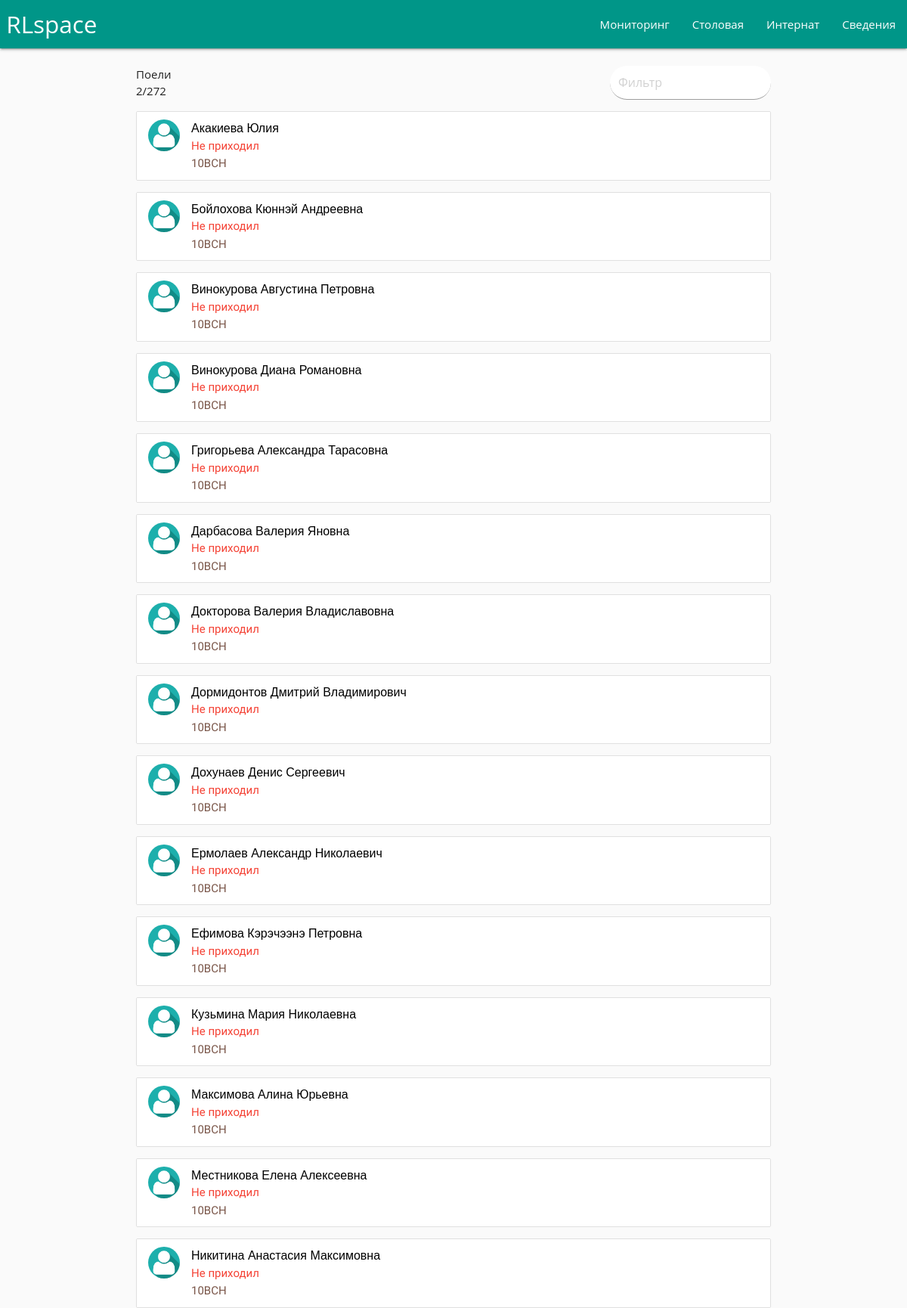
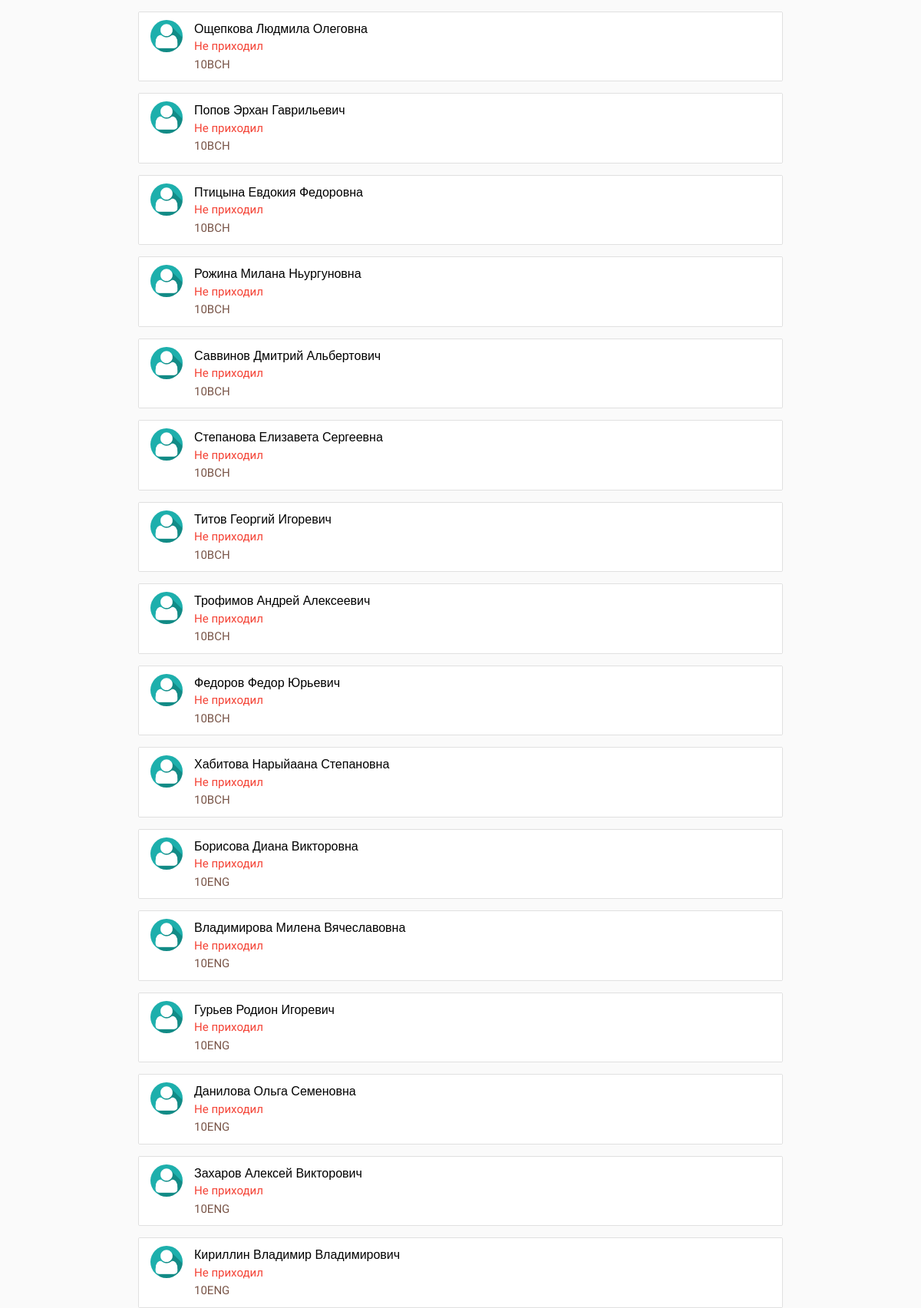
The app's page /canteen/ (upper part) with its own data (2 pictures, top to bottom).
### main/models.py (models this page shows, shortened)
class Pupil(models.Model):
    index       = models.CharField(max_length = 50)
    qrcode      = models.CharField(max_length = 50)
    name        = models.CharField(max_length = 50)
    grade       = models.CharField(max_length = 50, choices = GRADE)
    location    = models.CharField(max_length = 50, choices = LOCATION)
    eating      = models.BooleanField(default = False)
    inboard     = models.BooleanField(default = True)
    status      = models.CharField(max_length = 50, default = "absent", choices = STATUS)
    arrive_time	   = models.TimeField('time arrive', null = True, blank = True)
    photo     	   = models.ImageField(upload_to = "images/", default = "images/default.jpg")
    non_attendance = models.IntegerField(default = 0);

### main/views.py (the view)
# urls.py: url(r'^canteen/$',                              views.canteen,     name = 'canteen'),
def canteen(request):
    context = {}
    pupils = Pupil.objects.all()
    pupils_list = sorted(pupils, key=operator.attrgetter('grade','name'))
    context["pupils"] = pupils_list
    context["eating_amt"] = len(Pupil.objects.filter(eating = True))
    context["pupils_amt"] = len(pupils)
    request = render(request, 'main/canteen.html', context)
    return request

### main/templates/main/canteen.html (shortened to what this page needs)
{% include 'main/header.html' %}
<div class = "container">
    <div class = "row">
        <span style="display: flex;">
            <p class="left"> Поели {{eating_amt}}/{{pupils_amt}}</p>
            <input class = "filter right col s4 offset-s8" placeholder="Фильтр" style = "background: white; border-radius: 40px; ">
        </span>
        {% for pupil in pupils %}
        <filtertag>
            <a href = "/profile/{{pupil.id}}">
                <ul class="collection">
                    <li class="collection-item avatar">
                        <img src="/media/{{ pupil.photo }}" alt="" class="circle img-responsive">
                        <span class="title black-text">{{ pupil.name }}</span>
                        <p>
                            {% if pupil.eating %}
                                <font class = "green-text">Приходил</font>
                            {% else %}
                                <font class = "red-text">Не приходил</font>
                            {% endif %} <br>
                            <font class = "brown-text" >{{ pupil.grade }} </font>
                        </p>
                    </li>
                </ul>
            </a>
        </filtertag>
        {% endfor %}
    </div>
</div>
{% include 'main/footer.html' %}

### main/static/css/clock.css (style rules this page uses)
* { margin: 0; padding: 0; box-sizing: border-box; }
@media only screen and (min-width: 768px) { .title { font: 48px Arial; } }

### main/templates/main/header.html (style rules this page uses)
* { font-family: 'Arimo', sans-serif; }

### records on screen
Pupil: photo (placeholder picture), name "Акакиева Юлия", eating "Не приходил", grade "10BCH"
Pupil: photo (placeholder picture), name "Бойлохова Кюннэй Андреевна", eating "Не приходил", grade "10BCH"
Pupil: photo (placeholder picture), name "Винокурова Августина Петровна", eating "Не приходил", grade "10BCH"
Pupil: photo (placeholder picture), name "Винокурова Диана Романовна", eating "Не приходил", grade "10BCH"
Pupil: photo (placeholder picture), name "Григорьева Александра Тарасовна", eating "Не приходил", grade "10BCH"
Pupil: photo (placeholder picture), name "Дарбасова Валерия Яновна", eating "Не приходил", grade "10BCH"
Pupil: photo (placeholder picture), name "Докторова Валерия Владиславовна", eating "Не приходил", grade "10BCH"
Pupil: photo (placeholder picture), name "Дормидонтов Дмитрий Владимирович", eating "Не приходил", grade "10BCH"
Pupil: photo (placeholder picture), name "Дохунаев Денис Сергеевич", eating "Не приходил", grade "10BCH"
Pupil: photo (placeholder picture), name "Ермолаев Александр Николаевич", eating "Не приходил", grade "10BCH"
Pupil: photo (placeholder picture), name "Ефимова Кэрэчээнэ Петровна", eating "Не приходил", grade "10BCH"
Pupil: photo (placeholder picture), name "Кузьмина Мария Николаевна", eating "Не приходил", grade "10BCH"
Pupil: photo (placeholder picture), name "Максимова Алина Юрьевна", eating "Не приходил", grade "10BCH"
Pupil: photo (placeholder picture), name "Местникова Елена Алексеевна", eating "Не приходил", grade "10BCH"
Pupil: photo (placeholder picture), name "Никитина Анастасия Максимовна", eating "Не приходил", grade "10BCH"
Pupil: photo (placeholder picture), name "Ощепкова Людмила Олеговна", eating "Не приходил", grade "10BCH"
Pupil: photo (placeholder picture), name "Попов Эрхан Гаврильевич", eating "Не приходил", grade "10BCH"
Pupil: photo (placeholder picture), name "Птицына Евдокия Федоровна", eating "Не приходил", grade "10BCH"
Pupil: photo (placeholder picture), name "Рожина Милана Ньургуновна", eating "Не приходил", grade "10BCH"
Pupil: photo (placeholder picture), name "Саввинов Дмитрий Альбертович", eating "Не приходил", grade "10BCH"
Pupil: photo (placeholder picture), name "Степанова Елизавета Сергеевна", eating "Не приходил", grade "10BCH"
Pupil: photo (placeholder picture), name "Титов Георгий Игоревич", eating "Не приходил", grade "10BCH"
Pupil: photo (placeholder picture), name "Трофимов Андрей Алексеевич", eating "Не приходил", grade "10BCH"
Pupil: photo (placeholder picture), name "Федоров Федор Юрьевич", eating "Не приходил", grade "10BCH"
Pupil: photo (placeholder picture), name "Хабитова Нарыйаана Степановна", eating "Не приходил", grade "10BCH"
Pupil: photo (placeholder picture), name "Борисова Диана Викторовна", eating "Не приходил", grade "10ENG"
Pupil: photo (placeholder picture), name "Владимирова Милена Вячеславовна", eating "Не приходил", grade "10ENG"
Pupil: photo (placeholder picture), name "Гурьев Родион Игоревич", eating "Не приходил", grade "10ENG"
Pupil: photo (placeholder picture), name "Данилова Ольга Семеновна", eating "Не приходил", grade "10ENG"
Pupil: photo (placeholder picture), name "Захаров Алексей Викторович", eating "Не приходил", grade "10ENG"
Pupil: photo (placeholder picture), name "Кириллин Владимир Владимирович", eating "Не приходил", grade "10ENG"

### other values on screen
{{ eating_amt }} "2"
{{ pupils_amt }} "272"
